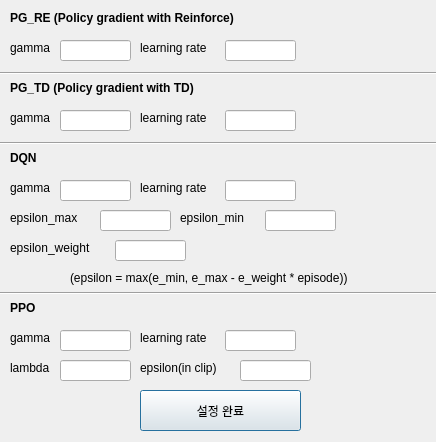
<?xml version="1.0" encoding="UTF-8"?>
<ui version="4.0">
 <class>Dialog</class>
 <widget class="QDialog" name="Dialog">
  <property name="geometry">
   <rect>
    <x>0</x>
    <y>0</y>
    <width>436</width>
    <height>442</height>
   </rect>
  </property>
  <property name="sizePolicy">
   <sizepolicy hsizetype="Fixed" vsizetype="Fixed">
    <horstretch>0</horstretch>
    <verstretch>0</verstretch>
   </sizepolicy>
  </property>
  <property name="windowTitle">
   <string>모델 parameter 설정</string>
  </property>
  <widget class="QLabel" name="label">
   <property name="geometry">
    <rect>
     <x>10</x>
     <y>10</y>
     <width>311</width>
     <height>16</height>
    </rect>
   </property>
   <property name="font">
    <font>
     <weight>75</weight>
     <bold>true</bold>
    </font>
   </property>
   <property name="text">
    <string>PG_RE (Policy gradient with Reinforce)</string>
   </property>
  </widget>
  <widget class="QLabel" name="label_2">
   <property name="geometry">
    <rect>
     <x>10</x>
     <y>80</y>
     <width>251</width>
     <height>16</height>
    </rect>
   </property>
   <property name="font">
    <font>
     <weight>75</weight>
     <bold>true</bold>
    </font>
   </property>
   <property name="text">
    <string>PG_TD (Policy gradient with TD)</string>
   </property>
  </widget>
  <widget class="QLabel" name="label_3">
   <property name="geometry">
    <rect>
     <x>10</x>
     <y>150</y>
     <width>61</width>
     <height>16</height>
    </rect>
   </property>
   <property name="font">
    <font>
     <weight>75</weight>
     <bold>true</bold>
    </font>
   </property>
   <property name="text">
    <string>DQN</string>
   </property>
  </widget>
  <widget class="QLabel" name="label_4">
   <property name="geometry">
    <rect>
     <x>10</x>
     <y>300</y>
     <width>51</width>
     <height>16</height>
    </rect>
   </property>
   <property name="font">
    <font>
     <weight>75</weight>
     <bold>true</bold>
    </font>
   </property>
   <property name="text">
    <string>PPO</string>
   </property>
  </widget>
  <widget class="QLineEdit" name="re1">
   <property name="geometry">
    <rect>
     <x>60</x>
     <y>40</y>
     <width>71</width>
     <height>21</height>
    </rect>
   </property>
  </widget>
  <widget class="QLabel" name="label_5">
   <property name="geometry">
    <rect>
     <x>10</x>
     <y>40</y>
     <width>51</width>
     <height>16</height>
    </rect>
   </property>
   <property name="text">
    <string>gamma</string>
   </property>
  </widget>
  <widget class="QLabel" name="label_6">
   <property name="geometry">
    <rect>
     <x>140</x>
     <y>40</y>
     <width>81</width>
     <height>16</height>
    </rect>
   </property>
   <property name="text">
    <string>learning rate</string>
   </property>
  </widget>
  <widget class="QLineEdit" name="re2">
   <property name="geometry">
    <rect>
     <x>225</x>
     <y>40</y>
     <width>71</width>
     <height>21</height>
    </rect>
   </property>
  </widget>
  <widget class="QLabel" name="label_7">
   <property name="geometry">
    <rect>
     <x>10</x>
     <y>110</y>
     <width>51</width>
     <height>16</height>
    </rect>
   </property>
   <property name="text">
    <string>gamma</string>
   </property>
  </widget>
  <widget class="QLabel" name="label_8">
   <property name="geometry">
    <rect>
     <x>140</x>
     <y>110</y>
     <width>81</width>
     <height>16</height>
    </rect>
   </property>
   <property name="text">
    <string>learning rate</string>
   </property>
  </widget>
  <widget class="QLineEdit" name="td2">
   <property name="geometry">
    <rect>
     <x>225</x>
     <y>110</y>
     <width>71</width>
     <height>21</height>
    </rect>
   </property>
  </widget>
  <widget class="QLineEdit" name="td1">
   <property name="geometry">
    <rect>
     <x>60</x>
     <y>110</y>
     <width>71</width>
     <height>21</height>
    </rect>
   </property>
  </widget>
  <widget class="QLineEdit" name="dqn1">
   <property name="geometry">
    <rect>
     <x>60</x>
     <y>180</y>
     <width>71</width>
     <height>21</height>
    </rect>
   </property>
  </widget>
  <widget class="QLabel" name="label_9">
   <property name="geometry">
    <rect>
     <x>140</x>
     <y>180</y>
     <width>81</width>
     <height>16</height>
    </rect>
   </property>
   <property name="text">
    <string>learning rate</string>
   </property>
  </widget>
  <widget class="QLabel" name="label_10">
   <property name="geometry">
    <rect>
     <x>10</x>
     <y>180</y>
     <width>51</width>
     <height>16</height>
    </rect>
   </property>
   <property name="text">
    <string>gamma</string>
   </property>
  </widget>
  <widget class="QLineEdit" name="dqn2">
   <property name="geometry">
    <rect>
     <x>225</x>
     <y>180</y>
     <width>71</width>
     <height>21</height>
    </rect>
   </property>
  </widget>
  <widget class="QLabel" name="label_11">
   <property name="geometry">
    <rect>
     <x>10</x>
     <y>210</y>
     <width>91</width>
     <height>16</height>
    </rect>
   </property>
   <property name="text">
    <string>epsilon_max</string>
   </property>
  </widget>
  <widget class="QLineEdit" name="dqn3">
   <property name="geometry">
    <rect>
     <x>100</x>
     <y>210</y>
     <width>71</width>
     <height>21</height>
    </rect>
   </property>
  </widget>
  <widget class="QLabel" name="label_12">
   <property name="geometry">
    <rect>
     <x>180</x>
     <y>210</y>
     <width>81</width>
     <height>16</height>
    </rect>
   </property>
   <property name="text">
    <string>epsilon_min</string>
   </property>
  </widget>
  <widget class="QLineEdit" name="dqn4">
   <property name="geometry">
    <rect>
     <x>265</x>
     <y>210</y>
     <width>71</width>
     <height>21</height>
    </rect>
   </property>
  </widget>
  <widget class="QLabel" name="label_13">
   <property name="geometry">
    <rect>
     <x>10</x>
     <y>240</y>
     <width>101</width>
     <height>16</height>
    </rect>
   </property>
   <property name="text">
    <string>epsilon_weight</string>
   </property>
  </widget>
  <widget class="QLineEdit" name="dqn5">
   <property name="geometry">
    <rect>
     <x>115</x>
     <y>240</y>
     <width>71</width>
     <height>21</height>
    </rect>
   </property>
  </widget>
  <widget class="QLabel" name="label_14">
   <property name="geometry">
    <rect>
     <x>70</x>
     <y>270</y>
     <width>361</width>
     <height>16</height>
    </rect>
   </property>
   <property name="text">
    <string>(epsilon = max(e_min, e_max - e_weight * episode))</string>
   </property>
  </widget>
  <widget class="QLineEdit" name="ppo1">
   <property name="geometry">
    <rect>
     <x>60</x>
     <y>330</y>
     <width>71</width>
     <height>21</height>
    </rect>
   </property>
  </widget>
  <widget class="QLabel" name="label_16">
   <property name="geometry">
    <rect>
     <x>140</x>
     <y>330</y>
     <width>81</width>
     <height>16</height>
    </rect>
   </property>
   <property name="text">
    <string>learning rate</string>
   </property>
  </widget>
  <widget class="QLineEdit" name="ppo2">
   <property name="geometry">
    <rect>
     <x>225</x>
     <y>330</y>
     <width>71</width>
     <height>21</height>
    </rect>
   </property>
  </widget>
  <widget class="QLabel" name="label_17">
   <property name="geometry">
    <rect>
     <x>10</x>
     <y>360</y>
     <width>51</width>
     <height>16</height>
    </rect>
   </property>
   <property name="text">
    <string>lambda</string>
   </property>
  </widget>
  <widget class="QLabel" name="label_18">
   <property name="geometry">
    <rect>
     <x>10</x>
     <y>330</y>
     <width>51</width>
     <height>16</height>
    </rect>
   </property>
   <property name="text">
    <string>gamma</string>
   </property>
  </widget>
  <widget class="QLineEdit" name="ppo3">
   <property name="geometry">
    <rect>
     <x>60</x>
     <y>360</y>
     <width>71</width>
     <height>21</height>
    </rect>
   </property>
  </widget>
  <widget class="Line" name="line">
   <property name="geometry">
    <rect>
     <x>0</x>
     <y>65</y>
     <width>441</width>
     <height>16</height>
    </rect>
   </property>
   <property name="orientation">
    <enum>Qt::Horizontal</enum>
   </property>
  </widget>
  <widget class="Line" name="line_2">
   <property name="geometry">
    <rect>
     <x>0</x>
     <y>135</y>
     <width>441</width>
     <height>16</height>
    </rect>
   </property>
   <property name="orientation">
    <enum>Qt::Horizontal</enum>
   </property>
  </widget>
  <widget class="Line" name="line_3">
   <property name="geometry">
    <rect>
     <x>0</x>
     <y>285</y>
     <width>441</width>
     <height>16</height>
    </rect>
   </property>
   <property name="orientation">
    <enum>Qt::Horizontal</enum>
   </property>
  </widget>
  <widget class="QLabel" name="label_19">
   <property name="geometry">
    <rect>
     <x>140</x>
     <y>360</y>
     <width>101</width>
     <height>16</height>
    </rect>
   </property>
   <property name="text">
    <string>epsilon(in clip)</string>
   </property>
  </widget>
  <widget class="QLineEdit" name="ppo4">
   <property name="geometry">
    <rect>
     <x>240</x>
     <y>360</y>
     <width>71</width>
     <height>21</height>
    </rect>
   </property>
  </widget>
  <widget class="QPushButton" name="btn">
   <property name="geometry">
    <rect>
     <x>140</x>
     <y>390</y>
     <width>161</width>
     <height>41</height>
    </rect>
   </property>
   <property name="text">
    <string>설정 완료</string>
   </property>
  </widget>
 </widget>
 <resources/>
 <connections/>
</ui>
